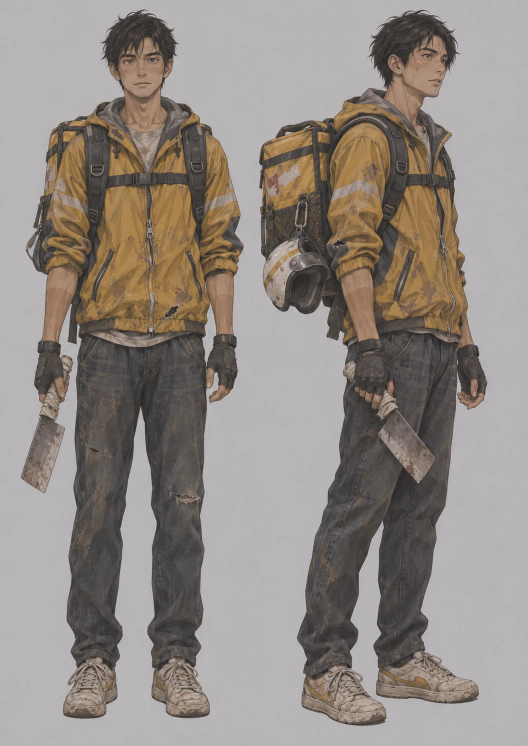
#> input picture hd2d/art/concept/hero.png, 1055 x 1491 px (shown at 1/2 size)
$ python -i import_portrait.py   (imports and definitions only)
#> lines starting #> are read from the running program, lines starting #| are printed output that depends on the picture
# -*- coding: utf-8 -*-
"""把已經去好背的立繪（透明 PNG，正面和四分之三側面並排）匯入成人物面板用的素材。

  python hd2d/tools/import_portrait.py <透明 PNG> <角色代號> [--preview=預覽圖路徑]

產出（都在 hd2d/art/ 底下）：
  full/<代號>.png        正面全身，最高 1200
  full/<代號>_side.png   四分之三側面全身，最高 1200（面板目前沒用到，先留著）
  portraits/<代號>.png   半身頭像 256x256

和 make_sprite.py 的差別：這支不自己去背，只相信圖裡的透明度。圖是美術總監審過、去好背才放進 inbox 的。
做的清理只有兩件：很淡的殘留透明度（低於 16）歸零；半透明邊緣上偏離主體很遠的雜色不處理，有問題就退回。
"""
import os
import sys

import numpy as np
from PIL import Image

HERE = os.path.dirname(os.path.abspath(__file__))
ART = os.path.join(os.path.dirname(HERE), "art")


# [5 lines left out: function clean_alpha, not called in this run]


def split_figures(img: Image.Image, min_w: int = 60):
    """照透明度找出左右並排的人。回傳由左到右各自裁好的圖。"""
    al = np.array(img)[..., 3]
    solid = (al > 128).sum(axis=0) > 5
    runs, start = [], None
    for x, v in enumerate(solid):
        if v and start is None:
            start = x
        if not v and start is not None:
            runs.append((start, x))
            start = None
    if start is not None:
        runs.append((start, len(solid)))
    runs = [r for r in runs if r[1] - r[0] >= min_w]
    figs = []
    for i, (x0, x1) in enumerate(runs):
        left = (runs[i - 1][1] + x0) // 2 if i > 0 else 0   # 切在兩個人中間，髮絲之類的淡邊才不會被切掉
        right = (x1 + runs[i + 1][0]) // 2 if i + 1 < len(runs) else img.width
        part = img.crop((left, 0, right, img.height))
        box = part.getchannel("A").point(lambda v: 255 if v > 24 else 0).getbbox()
        figs.append(part.crop(box))
    return figs


# [56 lines left out: functions shrink, bust, main, not called in this run]


# [2 lines not run here, left out]

>>> import cv2
>>> picture = cv2.imread('../art/concept/hero.png', cv2.IMREAD_GRAYSCALE)
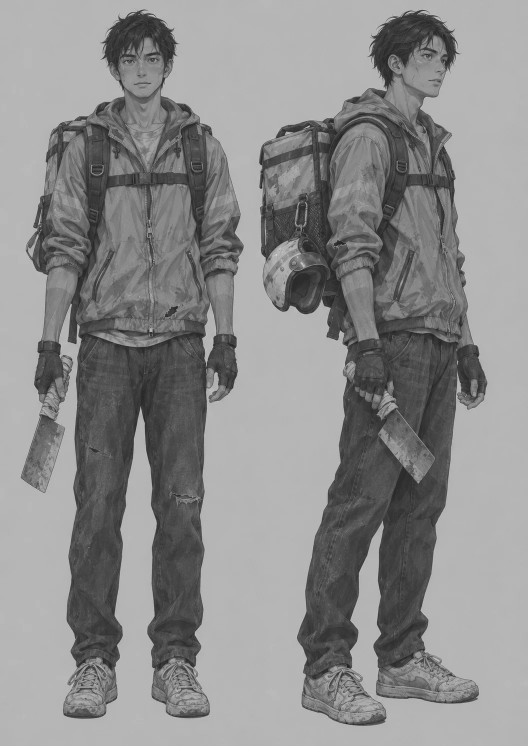
#> picture: shape (1491, 1055) (shown at 1/2 size); min 26, max 226, mean 139.6
>>> result = split_figures(picture)
#> in split_figures, `al = np.array(img)[..., 3]`: al = 1491 values, max 184 at index 300, min 180 at index 272, mean 181.7
#> in split_figures, `solid = (al > 128).sum(axis=0) > 5`: solid = True
#> after the loop in split_figures, `for x, v in enumerate(solid):`: runs = []
#> (the run stopped early here; a loop or call above may not have finished)
